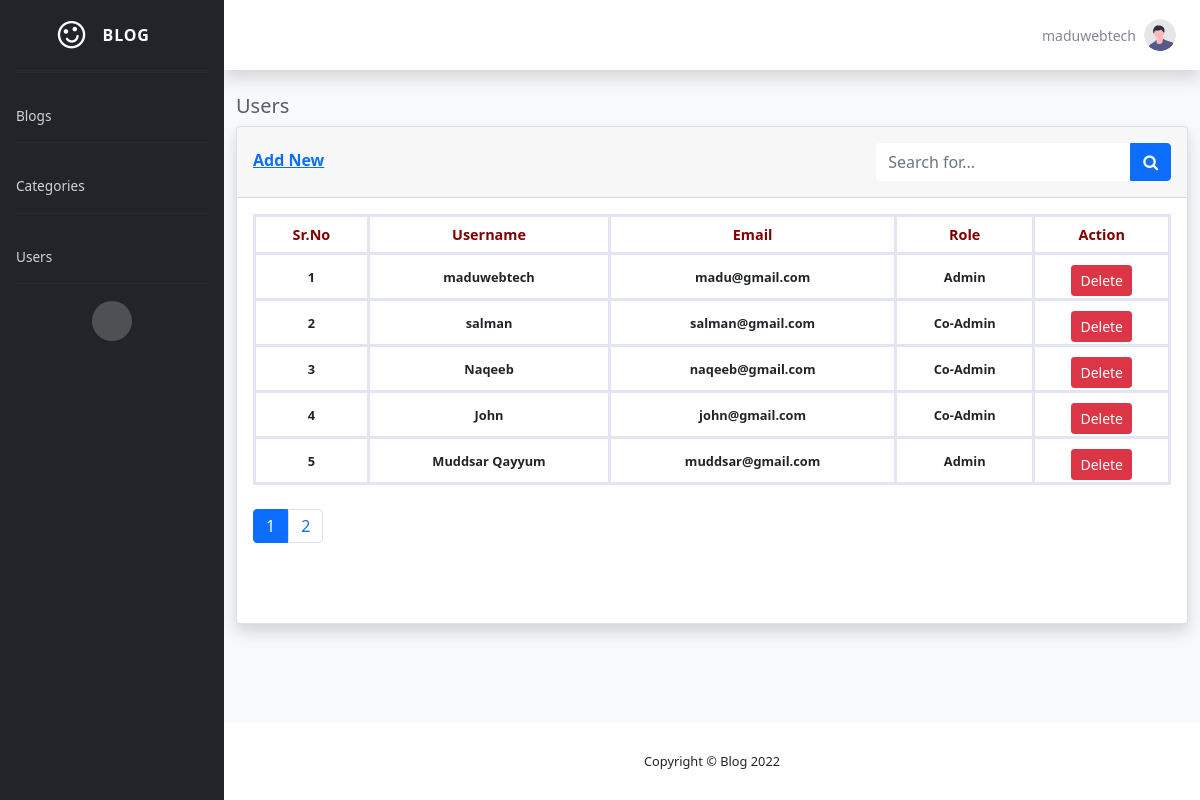
The page /admin/users.php (signed in) on the database its author committed.
### tables this page shows
CREATE TABLE `user` (
  `user_id` int(11) NOT NULL,
  `username` varchar(100) NOT NULL,
  `email` varchar(255) NOT NULL,
  `password` varchar(255) NOT NULL,
  `role` int(11) NOT NULL
);

### admin/users.php (the view, shortened to what this page needs)
<?php include "header.php";
if (!isset($_GET['page'])) {
   $page=1;
}
else
{
   $page=$_GET['page'];
}
$limit=5;
$offset=($page-1)*$limit;
$sql="SELECT * FROM user limit $offset,$limit";
$query=mysqli_query($config,$sql);
$rows=mysqli_num_rows($query);
?>
<div class="container-fluid">
   <h5 class="mb-2 text-gray-800">Users</h5>
   <div class="card shadow">
      <div class="card-header py-3 d-flex justify-content-between">
         <div>
            <a href="add_user.php">
               <h6 class="font-weight-bold text-primary mt-2">Add New</h6>
            </a>
         </div>
         <div>
            <form class="navbar-search">
               <div class="input-group">
                  <input type="text" class="form-control bg-white border-0 small" placeholder="Search for...">
                  <div class="input-group-append">
                     <button class="btn btn-primary" type="button"> <i class="fa fa-search"></i></button>
                  </div>
               </div>
            </form>
         </div>
      </div>
      <div class="card-body">
         <div class="table-responsive">
            <table class="table table-bordered" id="dataTable" width="100%" cellspacing="0">
               <thead>
                  <tr>
                     <th>Sr.No</th>
                     <th>Username</th>
                     <th>Email</th>
                     <th>Role</th>
                  <th colspan="2">Action</th>
                  </tr>
               </thead>
               <tbody>
                  <?php
                  if ($rows) {
                     while($result=mysqli_fetch_assoc($query)){
                        ?>
                        <tr>
                           <td><?= ++$offset ?></td>
                           <td><?= $result['username'] ?></td>
                           <td><?= $result['email'] ?></td>
                           <td><?php
                              $role=$result['role'];
                                 if($role==1){
                                 echo "Admin";
                              }
                              else
                              {
                                 echo "Co-Admin";
                              }?>
                           </td>
                           <td>
                              <form class="mt-2" action="" method="POST" onsubmit="return confirm('Are you sure you want to delete?')">
                              <input type="submit" name="deleteUser" value="Delete" class="btn btn-sm btn-danger">
                              </form>
                           </td>
                        </tr>
                        <?php
                     }
                  }
                  else
                  {
                     ?>
                     <tr><td>No Record Found</td></tr>
                     <?php
                  }
                  ?>
               </tbody>
            </table>
      <?php
       $pagination="SELECT * FROM user";
       $run_q=mysqli_query($config,$pagination);
       $total_post=mysqli_num_rows($run_q);
       $pages=ceil($total_post/$limit);
       if($total_post > $limit){
      ?>
      <ul class="pagination pt-2 pb-5">
         <?php for ($i=1; $i <=$pages ; $i++) { ?>
         <li class="page-item <?=($i==$page) ? $active="active":"";?>">
            <a href="users.php?page=<?= $i ?>" class="page-link">
               <?= $i ?>
            </a>
         </li>
      <?php } ?>
      </ul>
   <?php } ?>
         </div>
      </div>
   </div>
</div>
</div>
<?php include "footer.php";
?>

### rows shown on the page
user: username "maduwebtech", email "madu@gmail.com", role "Admin"
user: username "salman", email "salman@gmail.com", role "Co-Admin"
user: username "Naqeeb", email "naqeeb@gmail.com", role "Co-Admin"
user: username "John", email "john@gmail.com", role "Co-Admin"
user: username "Muddsar Qayyum", email "muddsar@gmail.com", role "Admin"

### other values the page prints
$_SESSION['user_data']['1'] "maduwebtech"
